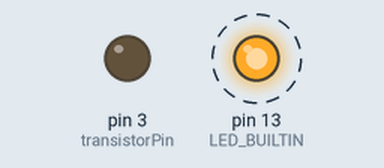
Bench run of a sketch on a simulated Arduino Uno, built with avr-gcc and run on an emulated ATmega328P. On the bench: output pins drawn as LEDs (lit = HIGH). Dashed ring = blinking.

Above: at 0.05 s.
At 2.95 s:
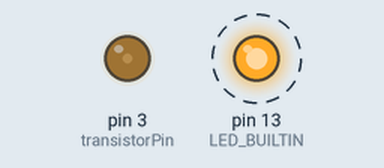
At 4.95 s:
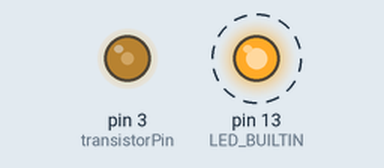
At 6.95 s:
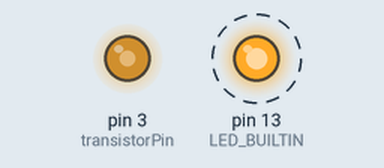
Timing chart, 0 to 10.4 s (numbered marks = the images above):
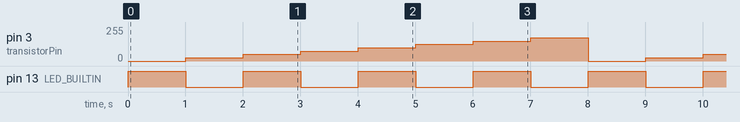

Measured:
- by itself, pin 13 (LED_BUILTIN): alternates HIGH for 1.0 s and LOW for 1.0 s
- by itself, pin 3 (transistorPin): repeats every 8.0 s: 50/255 1.0 s, 75/255 1.0 s, 100/255 1.0 s, 125/255 1.0 s, 150/255 1.0 s, 175/255 1.0 s, 0/255 1.0 s, 25/255 1.0 s

The sketch:

drill_machine_test.ino
```cpp
// this is a test script to test the hacked drill machine motors
// test 1: basic driving the motor
// We bought 4 drill machines & tool them apart
// The drill machines are powerd with a battery that goes through a MOSFET (irfb3607) and drives a motor
// The motor is connected to a planetaty gearbox
// reference (e.g. pinout): https://itp.nyu.edu/physcomp/labs/motors-and-transistors/using-a-transistor-to-control-high-current-loads-with-an-arduino/

const int transistorPin = 3;

 void setup() {
   // set  the transistor pin as output:
   pinMode(transistorPin, OUTPUT);
   pinMode(LED_BUILTIN, OUTPUT);
 }

 void loop() {
 // Go trhough a couple of the PWM values (the values can go from 5 to 255 (0 to 100%)
 // the MOSFET (irfb3607) operates at 5V. If you try it at 3,3V it only partially closes
   analogWrite(transistorPin, 0);
   digitalWrite(LED_BUILTIN, HIGH);
   delay(1000);
   analogWrite(transistorPin, 25);
   digitalWrite(LED_BUILTIN, LOW);
   delay(1000);
   analogWrite(transistorPin, 50);
   digitalWrite(LED_BUILTIN, HIGH);
   delay(1000);
   analogWrite(transistorPin, 75);
   digitalWrite(LED_BUILTIN, LOW);
   delay(1000);
     analogWrite(transistorPin, 100);
   digitalWrite(LED_BUILTIN, HIGH);
   delay(1000);
   analogWrite(transistorPin, 125);
   digitalWrite(LED_BUILTIN, LOW);
   delay(1000);
     analogWrite(transistorPin, 150);
   digitalWrite(LED_BUILTIN, HIGH);
   delay(1000);
   analogWrite(transistorPin, 175);
   digitalWrite(LED_BUILTIN, LOW);
   delay(1000);
 }
```
